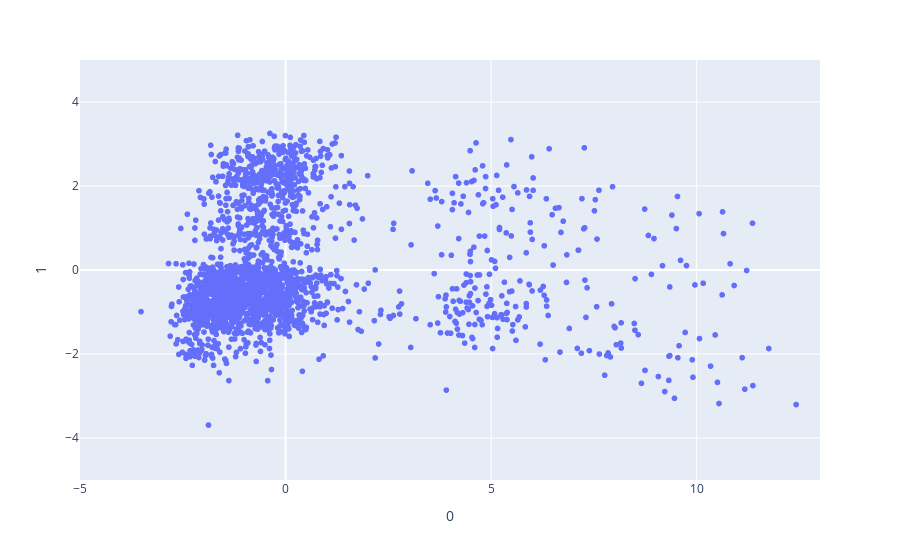

Write notebook code for a chart like this one.
### Code cell
import plotly.express as px

data2 = X_val2.copy()
num_data = data2[num_cols]
cat_data = data2[cat_cols].astype(str)
num_data = num_data.fillna(median)
# scaler.fit(num_data)
num_data = pd.DataFrame(scaler.transform(num_data))
# OH.fit(cat_data.astype(str))
cat_data = pd.DataFrame(OH.transform(cat_data).toarray())
# num_data = pd.concat([num_data,cat_data],axis=1)

num_data_pca = pd.DataFrame(pca.transform(num_data))

fig = px.scatter(num_data_pca,x=0, y=1)


fig.update_traces(marker=dict(size=6,
                              ))

fig.update_layout(yaxis_range=[-5,5],xaxis_range=[-5,13])
fig.update_xaxes(nticks=8)
fig.update_yaxes(nticks=6)


fig.show()


# fig =px.scatter_3d(num_data_pca, x=0, y=1, z=2,
#               color=labels)
# fig.update_traces(marker=dict(size=5,
#                               line=dict(width=2,
#                                         color='DarkSlateGrey')),
#                   selector=dict(mode='markers'))
# fig.show()

### Figure 1 — Plotly figure (JSON) as saved in the notebook; plotly's stock layout.template omitted (floating-point values rounded to 4 significant figures; data arrays with more than 128 entries replaced by an {"elided": "..."} marker saying what was removed)
{"data": [{"hoverlabel": {"namelength": 0}, "hovertemplate": "0=%{x}<br>1=%{y}", "legendgroup": "", "marker": {"color": "#636efa", "size": 6, "symbol": "circle"}, "mode": "markers", "name": "", "showlegend": false, "type": "scattergl", "x": {"elided": "2231 float values"}, "xaxis": "x", "y": {"elided": "2231 float values"}, "yaxis": "y"}], "layout": {"legend": {"tracegroupgap": 0}, "margin": {"t": 60}, "xaxis": {"anchor": "y", "domain": [0, 1], "nticks": 8, "range": [-5, 13], "title": {"text": "0"}}, "yaxis": {"anchor": "x", "domain": [0, 1], "nticks": 6, "range": [-5, 5], "title": {"text": "1"}}}}
